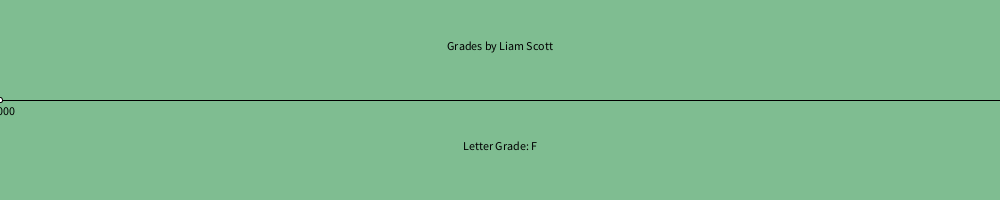
Frame 1 (no input)
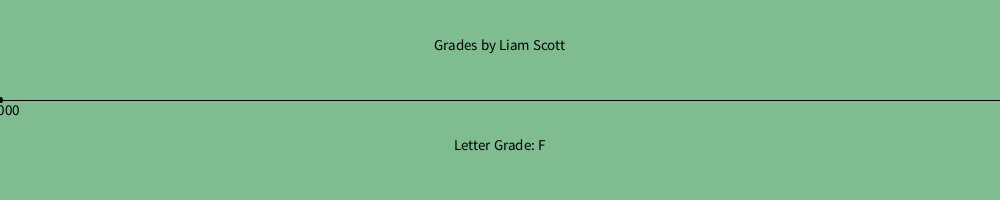
Frame 60 (the mouse pressed at the canvas centre just before this capture)
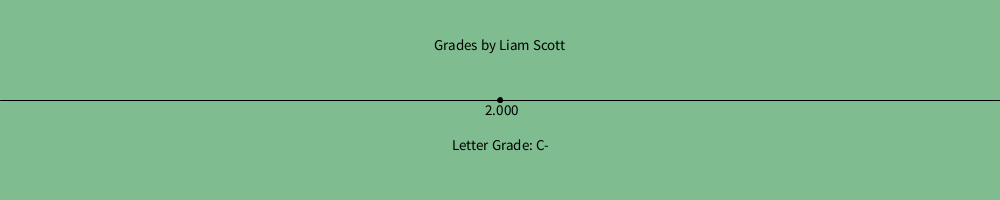
Frame 120 (the mouse held since frame 60 and released just before this capture)

The Processing sketch that drew these frames (run headless with seeded random() and noise(); from frame 60 on, the mouse is pressed at the canvas centre):

// Processing sketch: Grades
// ── Grades.pde
// Liam Scott | Sept 20 2022 | Grades
float val;

void setup() {
  size(1000, 200);
  val = 0.0;
}

void draw() {
  background(127, 189, 145);
  val = mouseX/250.0;
  noCursor();
  line(0, 100, width, 100);
  ellipse(mouseX, 100, 5, 5);
  textAlign(CENTER);
  fill(0);
  //text(mouseX, mouseX, 90);
  text(val, mouseX, 115);
  text("Letter Grade: " + calcGrade(val), width/2, 150);
  text("Grades by Liam Scott", width/2, 50);
  textSize(15);
}

String calcGrade(float grade) {
  String letterGrade = "";
  if (grade > 3.50) {
    letterGrade = "A";
  } else if (grade >= 3.00) {
    letterGrade = "A-";
  } else if (grade >= 2.84) {
    letterGrade = "B+";
  } else if (grade >= 2.67) {
    letterGrade = "B";
  } else if (grade >= 2.50) {
    letterGrade = "B-";
  } else if (grade >= 2.34) {
    letterGrade = "C+";
  } else if (grade >= 2.17) {
    letterGrade = "C";
  } else if (grade >= 2.00) {
    letterGrade = "C-";
  } else if (grade >= 1.66) {
    letterGrade = "D+";
  } else if (grade >= 1.33) {
    letterGrade = "D";
  } else if (grade >= 1.00) {
    letterGrade = "D-";
  } else {
    letterGrade = "F";
  }
  return letterGrade;
}
